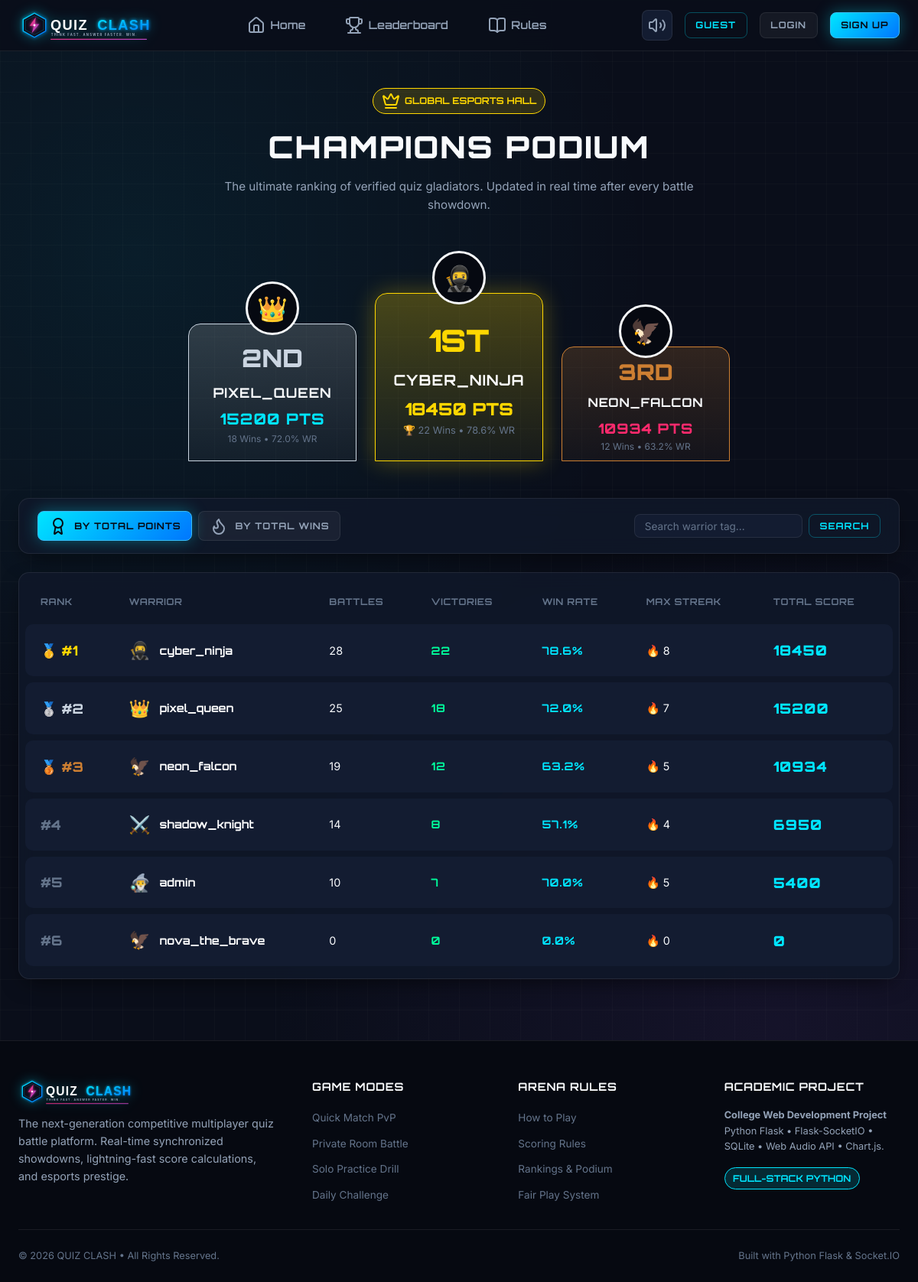
The app's page /leaderboard with its own data.
### models/user.py (models this page shows, shortened)
class User(db.Model):
    __tablename__ = 'users'
    id = db.Column(db.Integer, primary_key=True)
    username = db.Column(db.String(40), unique=True, nullable=False, index=True)
    email = db.Column(db.String(120), unique=True, nullable=True)
    password_hash = db.Column(db.String(255), nullable=False)
    avatar = db.Column(db.String(50), default='cyber_ninja')
    is_guest = db.Column(db.Boolean, default=False)
    is_admin = db.Column(db.Boolean, default=False)
    created_at = db.Column(db.DateTime, default=lambda: datetime.now(timezone.utc))
    last_active = db.Column(db.DateTime, default=lambda: datetime.now(timezone.utc))
    stats = db.relationship('PlayerStats', backref='user', uselist=False, cascade='all, delete-orphan')
    achievements = db.relationship('UserAchievement', backref='user', lazy='dynamic', cascade='all, delete-orphan')
    participations = db.relationship('MatchParticipant', backref='user', lazy='dynamic')

class PlayerStats(db.Model):
    __tablename__ = 'player_stats'
    id = db.Column(db.Integer, primary_key=True)
    user_id = db.Column(db.Integer, db.ForeignKey('users.id', ondelete='CASCADE'), nullable=False, unique=True)
    total_games = db.Column(db.Integer, default=0)
    wins = db.Column(db.Integer, default=0)
    losses = db.Column(db.Integer, default=0)
    draws = db.Column(db.Integer, default=0)
    total_score = db.Column(db.Integer, default=0)
    highest_score = db.Column(db.Integer, default=0)
    current_streak = db.Column(db.Integer, default=0)
    max_streak = db.Column(db.Integer, default=0)
    total_correct = db.Column(db.Integer, default=0)
    total_answered = db.Column(db.Integer, default=0)
    @property
    def win_rate(self) -> float:
        if self.total_games == 0:
            return 0.0
        return round((self.wins / self.total_games) * 100, 1)

### routes/leaderboard.py (the view)
@leaderboard_bp.route('/leaderboard')
def leaderboard_view():
    sort_by = request.args.get('sort', 'points')  # 'points' or 'wins'
    search_query = request.args.get('q', '').strip()
    query = (
        db.session.query(User, PlayerStats)
        .join(PlayerStats, User.id == PlayerStats.user_id)
        .filter(User.is_guest == False)
    )
    if search_query:
        query = query.filter(User.username.ilike(f'%{search_query}%'))
    if sort_by == 'wins':
        query = query.order_by(PlayerStats.wins.desc(), PlayerStats.total_score.desc())
    else:
        query = query.order_by(PlayerStats.total_score.desc(), PlayerStats.wins.desc())
    players = query.all()
    podium = players[:3]
    rankings = players
    current_user_rank = None
    current_user_id = session.get('user_id')
    if current_user_id:
        for index, (u, s) in enumerate(players, start=1):
            if u.id == current_user_id:
                current_user_rank = index
                break
    return render_template(
        'leaderboard.html',
        podium=podium,
        rankings=rankings,
        sort_by=sort_by,
        search_query=search_query,
        current_user_rank=current_user_rank
    )

### templates/leaderboard.html (shortened to what this page needs)
{% extends "base.html" %}
{% block content %}
<div class="container" style="padding: 3rem 1.5rem 5rem 1.5rem;">
  <div style="text-align: center; max-width: 650px; margin: 0 auto 2.5rem auto;">
    <span class="badge-cyber badge-gold"><i data-lucide="crown"></i> GLOBAL ESPORTS HALL</span>
    <h2 style="font-size: 2.5rem; font-weight: 900; margin: 0.5rem 0;">CHAMPIONS PODIUM</h2>
    <p style="color: var(--text-secondary); font-size: 0.95rem;">
      The ultimate ranking of verified quiz gladiators. Updated in real time after every battle showdown.
    </p>
  </div>
  {% if podium|length >= 3 %}
    {% set p1_user, p1_stats = podium[0] %}
    {% set p2_user, p2_stats = podium[1] %}
    {% set p3_user, p3_stats = podium[2] %}
    <div class="leaderboard-podium">
      <div class="podium-col">
        <div class="podium-avatar">
          {% if p2_user.avatar == 'pixel_queen' %}👑{% elif p2_user.avatar == 'cyber_ninja' %}🥷{% elif p2_user.avatar == 'neon_falcon' %}🦅{% else %}⚔️{% endif %}
        </div>
        <div class="podium-pillar podium-second">
          <span style="font-family: var(--font-heading); font-size: 2rem; font-weight: 900; color: #cbd5e1;">2ND</span>
          <h4 style="font-size: 1.1rem; margin: 0.3rem 0;">{{ p2_user.username }}</h4>
          <span class="text-cyan font-heading" style="font-size: 1.25rem; font-weight: 800;">{{ p2_stats.total_score }} PTS</span>
          <span style="font-size: 0.75rem; color: var(--text-muted);">{{ p2_stats.wins }} Wins &bull; {{ p2_stats.win_rate }}% WR</span>
        </div>
      </div>
      <div class="podium-col">
        <div class="podium-avatar">
          {% if p1_user.avatar == 'cyber_ninja' %}🥷{% elif p1_user.avatar == 'pixel_queen' %}👑{% elif p1_user.avatar == 'neon_falcon' %}🦅{% else %}🧙‍♂️{% endif %}
        </div>
        <div class="podium-pillar podium-first">
          <span style="font-family: var(--font-heading); font-size: 2.5rem; font-weight: 900; color: #ffd700;">1ST</span>
          <h4 style="font-size: 1.2rem; margin: 0.3rem 0; color: #fff;">{{ p1_user.username }}</h4>
          <span style="font-family: var(--font-heading); font-size: 1.4rem; font-weight: 900; color: #ffd700;">{{ p1_stats.total_score }} PTS</span>
          <span style="font-size: 0.8rem; color: var(--text-muted);">🏆 {{ p1_stats.wins }} Wins &bull; {{ p1_stats.win_rate }}% WR</span>
        </div>
      </div>
      <div class="podium-col">
        <div class="podium-avatar">
          {% if p3_user.avatar == 'neon_falcon' %}🦅{% elif p3_user.avatar == 'shadow_knight' %}⚔️{% elif p3_user.avatar == 'code_wizard' %}🧙‍♂️{% else %}🤖{% endif %}
        </div>
        <div class="podium-pillar podium-third">
          <span style="font-family: var(--font-heading); font-size: 1.8rem; font-weight: 900; color: #cd7f32;">3RD</span>
          <h4 style="font-size: 1rem; margin: 0.3rem 0;">{{ p3_user.username }}</h4>
          <span class="text-pink font-heading" style="font-size: 1.15rem; font-weight: 800;">{{ p3_stats.total_score }} PTS</span>
          <span style="font-size: 0.75rem; color: var(--text-muted);">{{ p3_stats.wins }} Wins &bull; {{ p3_stats.win_rate }}% WR</span>
        </div>
      </div>
    </div>
  {% endif %}
  <div class="cyber-card" style="margin-bottom: 1.5rem; padding: 1rem 1.5rem;">
    <div style="display: flex; align-items: center; justify-content: space-between; flex-wrap: wrap; gap: 1rem;">
      <div style="display: flex; gap: 0.5rem;">
        <a href="{{ url_for('leaderboard.leaderboard_view', sort='points', q=search_query) }}" class="btn-cyber {% if sort_by == 'points' %}btn-cyber-primary{% else %}btn-cyber-ghost{% endif %} btn-sm">
          <i data-lucide="award"></i> By Total Points
        </a>
        <a href="{{ url_for('leaderboard.leaderboard_view', sort='wins', q=search_query) }}" class="btn-cyber {% if sort_by == 'wins' %}btn-cyber-secondary{% else %}btn-cyber-ghost{% endif %} btn-sm">
          <i data-lucide="flame"></i> By Total Wins
        </a>
      </div>
      <form method="GET" action="{{ url_for('leaderboard.leaderboard_view') }}" style="display: flex; gap: 0.5rem;">
        <input type="text" name="q" value="{{ search_query }}" class="form-control" placeholder="Search warrior tag..." style="width: 220px; padding: 0.4rem 0.8rem; font-size: 0.85rem;">
        <button type="submit" class="btn-cyber btn-cyber-outline btn-sm">Search</button>
      </form>
    </div>
  </div>
  <div class="cyber-card" style="padding: 0.5rem; overflow-x: auto;">
    <table class="cyber-table">
      <thead>
        <tr>
          <th>Rank</th>
          <th>Warrior</th>
          <th>Battles</th>
          <th>Victories</th>
          <th>Win Rate</th>
          <th>Max Streak</th>
          <th>Total Score</th>
        </tr>
      </thead>
      <tbody>
        {% for u, s in rankings %}
          <tr {% if session.get('user_id') == u.id %}class="highlight-current"{% endif %}>
            <td style="font-family: var(--font-heading); font-weight: 800; font-size: 1.1rem;">
              {% if loop.index == 1 %}<span style="color: #ffd700;">🥇 #1</span>
              {% elif loop.index == 2 %}<span style="color: #cbd5e1;">🥈 #2</span>
              {% elif loop.index == 3 %}<span style="color: #cd7f32;">🥉 #3</span>
              {% else %}<span style="color: var(--text-muted);">#{{ loop.index }}</span>{% endif %}
            </td>
            <td>
              <div style="display: flex; align-items: center; gap: 0.75rem;">
                <span style="font-size: 1.4rem;">
                  {% if u.avatar == 'cyber_ninja' %}🥷
                  {% elif u.avatar == 'pixel_queen' %}👑
                  {% elif u.avatar == 'neon_falcon' %}🦅
                  {% elif u.avatar == 'shadow_knight' %}⚔️
                  {% elif u.avatar == 'code_wizard' %}🧙‍♂️
                  {% elif u.avatar == 'mecha_titan' %}🤖
                  {% elif u.avatar == 'quantum_ghost' %}👻
                  {% else %}🦊{% endif %}
                </span>
                <div>
                  <a href="{{ url_for('profile.profile_view', username=u.username) }}" style="font-family: var(--font-heading); font-weight: 700; color: #fff;">
                    {{ u.username }}
                  </a>
                </div>
              </div>
            </td>
            <td>{{ s.total_games }}</td>
            <td class="text-green font-heading" style="font-weight: 700;">{{ s.wins }}</td>
            <td class="text-cyan font-heading" style="font-weight: 700;">{{ s.win_rate }}%</td>
            <td>🔥 {{ s.max_streak }}</td>
            <td class="font-heading" style="font-size: 1.15rem; font-weight: 900; color: var(--neon-cyan);">
              {{ s.total_score }}
            </td>
          </tr>
        {% else %}
          <tr>
            <td colspan="7" style="text-align: center; padding: 3rem; color: var(--text-muted);">
              No warriors match your search filter.
            </td>
          </tr>
        {% endfor %}
      </tbody>
    </table>
  </div>
</div>
{% endblock %}

### templates/base.html (shortened to what this page needs)
<!DOCTYPE html>
<html lang="en">
<head>
  <link rel="stylesheet" href="{{ url_for('static', filename='css/style.css') }}">
</head>
<body>
  <nav class="navbar">
    <div class="container nav-container">
      <a href="{{ url_for('main.index') }}" class="nav-brand">
        <img src="{{ url_for('static', filename='images/logo.svg') }}" alt="{{ app_name }}">
      </a>
      <ul class="nav-links" id="navLinks">
        <li><a href="{{ url_for('main.index') }}" class="nav-link"><i data-lucide="home"></i> Home</a></li>
        <li><a href="{{ url_for('leaderboard.leaderboard_view') }}" class="nav-link"><i data-lucide="trophy"></i> Leaderboard</a></li>
        <li><a href="{{ url_for('main.rules') }}" class="nav-link"><i data-lucide="book-open"></i> Rules</a></li>
      </ul>
      <div class="nav-actions">
        <button class="btn-audio-toggle" id="audioToggleBtn" title="Toggle Sound Effects">
        </button>
        {% if session.get('user_id') %}
          <a href="{{ url_for('profile.profile_view') }}" class="nav-user-pill" title="View Profile">
            <span class="nav-user-avatar">
              {% if session.get('avatar') == 'cyber_ninja' %}🥷
              {% elif session.get('avatar') == 'pixel_queen' %}👑
              {% elif session.get('avatar') == 'neon_falcon' %}🦅
              {% elif session.get('avatar') == 'shadow_knight' %}⚔️
              {% elif session.get('avatar') == 'code_wizard' %}🧙‍♂️
              {% elif session.get('avatar') == 'mecha_titan' %}🤖
              {% elif session.get('avatar') == 'quantum_ghost' %}👻
              {% else %}🦊{% endif %}
            </span>
            <span class="font-heading" style="font-size: 0.85rem;">{{ session.get('username') }}</span>
          </a>
          <a href="{{ url_for('auth.logout') }}" class="btn-cyber btn-cyber-ghost btn-sm" title="Log Out">
            <i data-lucide="log-out"></i>
          </a>
        {% else %}
          <a href="{{ url_for('auth.guest_login') }}" class="btn-cyber btn-cyber-outline btn-sm">Guest</a>
          <a href="{{ url_for('auth.login') }}" class="btn-cyber btn-cyber-ghost btn-sm">Login</a>
          <a href="{{ url_for('auth.register') }}" class="btn-cyber btn-cyber-primary btn-sm">Sign Up</a>
        {% endif %}
      </div>
    </div>
  </nav>
  <main style="flex-grow: 1;">
    {% block content %}{% endblock %}
  </main>
  <footer class="footer">
    <div class="container">
      <div class="footer-grid">
        <div>
          <div class="nav-brand" style="margin-bottom: 0.5rem;">
            <img src="{{ url_for('static', filename='images/logo.svg') }}" alt="{{ app_name }}" style="height: 36px;">
          </div>
          <p class="footer-desc">
            The next-generation competitive multiplayer quiz battle platform. Real-time synchronized showdowns, lightning-fast score calculations, and esports prestige.
          </p>
        </div>
        <div>
          <h4 class="footer-heading">Game Modes</h4>
          <ul class="footer-links">
            <li><a href="{% if session.get('user_id') %}{{ url_for('dashboard.dashboard_view') }}{% else %}{{ url_for('auth.login') }}{% endif %}" class="footer-link">Quick Match PvP</a></li>
            <li><a href="{% if session.get('user_id') %}{{ url_for('dashboard.dashboard_view') }}{% else %}{{ url_for('auth.login') }}{% endif %}" class="footer-link">Private Room Battle</a></li>
            <li><a href="{% if session.get('user_id') %}{{ url_for('dashboard.practice_view') }}{% else %}{{ url_for('auth.login') }}{% endif %}" class="footer-link">Solo Practice Drill</a></li>
            <li><a href="{% if session.get('user_id') %}{{ url_for('dashboard.daily_challenge') }}{% else %}{{ url_for('auth.login') }}{% endif %}" class="footer-link">Daily Challenge</a></li>
          </ul>
        </div>
        <div>
          <h4 class="footer-heading">Arena Rules</h4>
          <ul class="footer-links">
            <li><a href="{{ url_for('main.how_to_play') }}" class="footer-link">How to Play</a></li>
            <li><a href="{{ url_for('main.rules') }}" class="footer-link">Scoring Rules</a></li>
            <li><a href="{{ url_for('leaderboard.leaderboard_view') }}" class="footer-link">Rankings & Podium</a></li>
            <li><a href="{{ url_for('main.rules') }}#fairplay" class="footer-link">Fair Play System</a></li>
          </ul>
        </div>
        <div>
          <h4 class="footer-heading">Academic Project</h4>
          <p class="footer-desc" style="font-size: 0.8rem; margin-top: 0;">
            <strong>College Web Development Project</strong><br>
            Python Flask &bull; Flask-SocketIO &bull; SQLite &bull; Web Audio API &bull; Chart.js.
          </p>
          <div style="margin-top: 1rem;">
            <span class="badge-cyber badge-cyan">Full-Stack Python</span>
          </div>
        </div>
      </div>
      <div class="footer-bottom">
        <span>&copy; {{ current_year }} {{ app_name }} &bull; All Rights Reserved.</span>
        <span>Built with Python Flask &amp; Socket.IO</span>
      </div>
    </div>
  </footer>
</body>
</html>

### records on screen
User: username "PIXEL_QUEEN", shows "🥈 #2", username "pixel_queen", total_games "25", wins "18", win_rate "72.0", max_streak "7", total_score "15200"
PlayerStats: total_score "15200", wins "18", win_rate "72.0"
User: username "CYBER_NINJA", shows "🥇 #1", username "cyber_ninja", total_games "28", wins "22", win_rate "78.6", max_streak "8", total_score "18450"
PlayerStats: total_score "18450", wins "22", win_rate "78.6"
User: username "NEON_FALCON", shows "🥉 #3", username "neon_falcon", total_games "19", wins "12", win_rate "63.2", max_streak "5", total_score "10934"
PlayerStats: total_score "10934", wins "12", win_rate "63.2"
User: username "shadow_knight", total_games "14", wins "8", win_rate "57.1", max_streak "4", total_score "6950"
User: username "admin", total_games "10", wins "7", win_rate "70.0", max_streak "5", total_score "5400"
User: username "nova_the_brave", total_games "0", wins "0", win_rate "0.0", max_streak "0", total_score "0"

### other values on screen
{{ current_year }} "2026"
{{ app_name }} "QUIZ CLASH"
